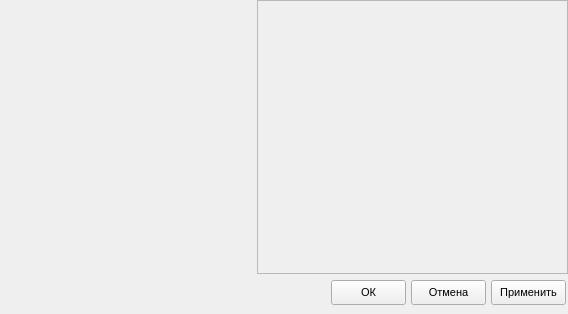
<?xml version="1.0" encoding="UTF-8"?>
<ui version="4.0">
  <class>LuaUniForm</class>
  <widget class="QWidget" name="LuaUniForm">
    <property name="geometry">
      <rect>
        <x>0</x>
        <y>0</y>
        <width>568</width>
        <height>314</height>
      </rect>
    </property>
    <property name="windowTitle">
      <string>LuaUniForm</string>
    </property>
    <property name="font">
      <font>
        <family>MS Sans Serif</family>
        <pointsize>8</pointsize>
      </font>
    </property>
    <!-- vcl-BorderStyle: bsDialog → set windowFlags Qt::Dialog in constructor -->
    <widget class="QPushButton" name="btOK">
      <property name="geometry">
        <rect>
          <x>331</x>
          <y>280</y>
          <width>75</width>
          <height>25</height>
        </rect>
      </property>
      <property name="windowTitle">
        <string>ОК</string>
      </property>
      <property name="text">
        <string>ОК</string>
      </property>
    </widget>
    <widget class="QPushButton" name="btCancel">
      <property name="geometry">
        <rect>
          <x>411</x>
          <y>280</y>
          <width>75</width>
          <height>25</height>
        </rect>
      </property>
      <property name="windowTitle">
        <string>Отмена</string>
      </property>
      <property name="text">
        <string>Отмена</string>
      </property>
    </widget>
    <widget class="QPushButton" name="btApply">
      <property name="geometry">
        <rect>
          <x>491</x>
          <y>280</y>
          <width>75</width>
          <height>25</height>
        </rect>
      </property>
      <property name="windowTitle">
        <string>Применить</string>
      </property>
      <property name="text">
        <string>Применить</string>
      </property>
    </widget>
    <widget class="QFrame" name="pView">
      <property name="geometry">
        <rect>
          <x>257</x>
          <y>0</y>
          <width>311</width>
          <height>274</height>
        </rect>
      </property>
      <property name="windowTitle">
        <string>pView</string>
      </property>
      <property name="frameShape">
        <enum>QFrame::StyledPanel</enum>
      </property>
    </widget>
    <widget class="QFrame" name="Panel1">
      <property name="geometry">
        <rect>
          <x>0</x>
          <y>0</y>
          <width>257</width>
          <height>274</height>
        </rect>
      </property>
      <property name="windowTitle">
        <string>Panel1</string>
      </property>
      <property name="frameShape">
        <enum>QFrame::NoFrame</enum>
      </property>
    </widget>
    <widget class="QFrame" name="Panel2">
      <property name="geometry">
        <rect>
          <x>0</x>
          <y>0</y>
          <width>257</width>
          <height>274</height>
        </rect>
      </property>
      <property name="windowTitle">
        <string>Panel1</string>
      </property>
      <property name="frameShape">
        <enum>QFrame::NoFrame</enum>
      </property>
    </widget>
    <widget class="QFrame" name="Panel3">
      <property name="geometry">
        <rect>
          <x>0</x>
          <y>0</y>
          <width>257</width>
          <height>274</height>
        </rect>
      </property>
      <property name="windowTitle">
        <string>Panel1</string>
      </property>
      <property name="frameShape">
        <enum>QFrame::NoFrame</enum>
      </property>
    </widget>
    <widget class="QFrame" name="Panel4">
      <property name="geometry">
        <rect>
          <x>0</x>
          <y>0</y>
          <width>257</width>
          <height>274</height>
        </rect>
      </property>
      <property name="windowTitle">
        <string>Panel1</string>
      </property>
      <property name="frameShape">
        <enum>QFrame::NoFrame</enum>
      </property>
    </widget>
    <widget class="QFrame" name="Panel5">
      <property name="geometry">
        <rect>
          <x>0</x>
          <y>0</y>
          <width>257</width>
          <height>274</height>
        </rect>
      </property>
      <property name="windowTitle">
        <string>Panel1</string>
      </property>
      <property name="frameShape">
        <enum>QFrame::NoFrame</enum>
      </property>
    </widget>
  </widget>
  <resources/>
  <connections/>
</ui>
